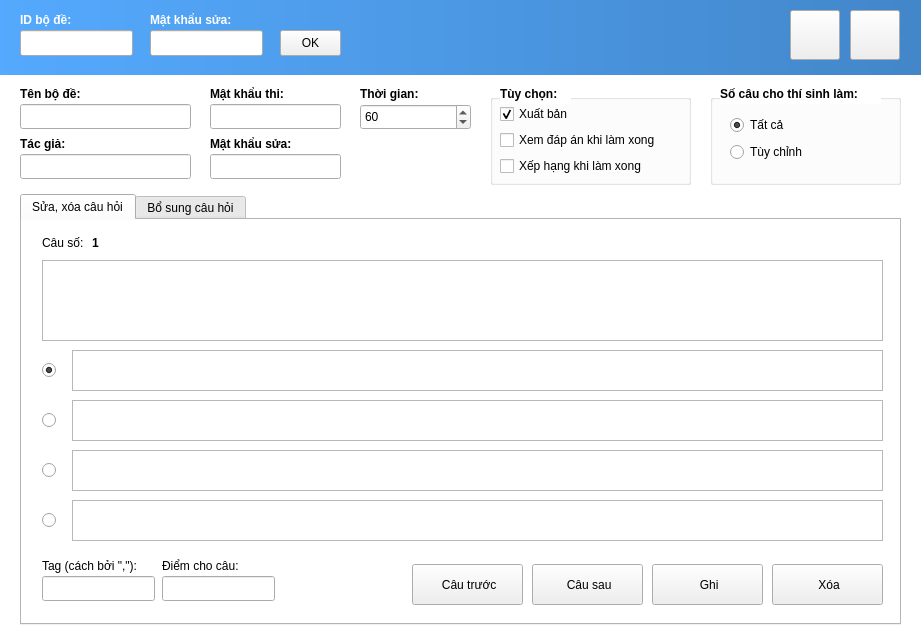
<?xml version="1.0" encoding="UTF-8"?>
<ui version="4.0">
 <class>FormChinhSua</class>
 <widget class="QWidget" name="FormChinhSua">
  <property name="geometry">
   <rect>
    <x>0</x>
    <y>0</y>
    <width>921</width>
    <height>642</height>
   </rect>
  </property>
  <property name="minimumSize">
   <size>
    <width>921</width>
    <height>642</height>
   </size>
  </property>
  <property name="maximumSize">
   <size>
    <width>921</width>
    <height>642</height>
   </size>
  </property>
  <property name="windowTitle">
   <string>Chỉnh sửa bộ đề</string>
  </property>
  <property name="windowIcon">
   <iconset resource="resources.qrc">
    <normaloff>:/img/icon/edit.ico</normaloff>:/img/icon/edit.ico</iconset>
  </property>
  <property name="styleSheet">
   <string notr="true">QWidget#FormChinhSua{
background-color: rgb(255, 255, 255);
}</string>
  </property>
  <widget class="QLabel" name="label">
   <property name="geometry">
    <rect>
     <x>20</x>
     <y>10</y>
     <width>91</width>
     <height>20</height>
    </rect>
   </property>
   <property name="text">
    <string>&lt;html&gt;&lt;head/&gt;&lt;body&gt;&lt;p&gt;&lt;span style=&quot; font-weight:600; color:#ffffff;&quot;&gt;ID bộ đề:&lt;/span&gt;&lt;/p&gt;&lt;/body&gt;&lt;/html&gt;</string>
   </property>
  </widget>
  <widget class="QLabel" name="label_2">
   <property name="geometry">
    <rect>
     <x>150</x>
     <y>10</y>
     <width>91</width>
     <height>20</height>
    </rect>
   </property>
   <property name="text">
    <string>&lt;html&gt;&lt;head/&gt;&lt;body&gt;&lt;p&gt;&lt;span style=&quot; font-weight:600; color:#ffffff;&quot;&gt;Mật khẩu sửa:&lt;/span&gt;&lt;/p&gt;&lt;/body&gt;&lt;/html&gt;</string>
   </property>
  </widget>
  <widget class="QLineEdit" name="txtPass">
   <property name="geometry">
    <rect>
     <x>150</x>
     <y>30</y>
     <width>113</width>
     <height>26</height>
    </rect>
   </property>
   <property name="echoMode">
    <enum>QLineEdit::Password</enum>
   </property>
  </widget>
  <widget class="QPushButton" name="btnCheck">
   <property name="geometry">
    <rect>
     <x>280</x>
     <y>30</y>
     <width>61</width>
     <height>26</height>
    </rect>
   </property>
   <property name="text">
    <string>OK</string>
   </property>
  </widget>
  <widget class="QLabel" name="label_8">
   <property name="geometry">
    <rect>
     <x>-20</x>
     <y>0</y>
     <width>1161</width>
     <height>75</height>
    </rect>
   </property>
   <property name="styleSheet">
    <string notr="true">background-color: qlineargradient(spread:pad, x1:0, y1:0, x2:1, y2:0, stop:0 rgba(85, 170, 255, 255), stop:1 rgba(62, 126, 189, 255));</string>
   </property>
   <property name="text">
    <string/>
   </property>
  </widget>
  <widget class="QFrame" name="frame">
   <property name="geometry">
    <rect>
     <x>20</x>
     <y>84</y>
     <width>891</width>
     <height>551</height>
    </rect>
   </property>
   <property name="frameShape">
    <enum>QFrame::NoFrame</enum>
   </property>
   <property name="frameShadow">
    <enum>QFrame::Raised</enum>
   </property>
   <widget class="QTabWidget" name="tabMain">
    <property name="enabled">
     <bool>true</bool>
    </property>
    <property name="geometry">
     <rect>
      <x>0</x>
      <y>110</y>
      <width>881</width>
      <height>431</height>
     </rect>
    </property>
    <property name="styleSheet">
     <string notr="true">QTabWidget#tabMain{
background-color: rgb(252, 252, 252);
}</string>
    </property>
    <property name="tabShape">
     <enum>QTabWidget::Rounded</enum>
    </property>
    <property name="currentIndex">
     <number>0</number>
    </property>
    <widget class="QWidget" name="tab">
     <attribute name="title">
      <string>Sửa, xóa câu hỏi</string>
     </attribute>
     <widget class="QRadioButton" name="optD">
      <property name="geometry">
       <rect>
        <x>20</x>
        <y>280</y>
        <width>31</width>
        <height>41</height>
       </rect>
      </property>
      <property name="text">
       <string/>
      </property>
     </widget>
     <widget class="QRadioButton" name="optC">
      <property name="geometry">
       <rect>
        <x>20</x>
        <y>230</y>
        <width>31</width>
        <height>41</height>
       </rect>
      </property>
      <property name="text">
       <string/>
      </property>
     </widget>
     <widget class="QLabel" name="lblSTT">
      <property name="geometry">
       <rect>
        <x>70</x>
        <y>10</y>
        <width>63</width>
        <height>26</height>
       </rect>
      </property>
      <property name="font">
       <font>
        <weight>75</weight>
        <bold>true</bold>
       </font>
      </property>
      <property name="text">
       <string>1</string>
      </property>
     </widget>
     <widget class="QRadioButton" name="optA">
      <property name="geometry">
       <rect>
        <x>20</x>
        <y>130</y>
        <width>31</width>
        <height>41</height>
       </rect>
      </property>
      <property name="text">
       <string/>
      </property>
      <property name="checked">
       <bool>true</bool>
      </property>
     </widget>
     <widget class="QLabel" name="label_3">
      <property name="geometry">
       <rect>
        <x>20</x>
        <y>10</y>
        <width>51</width>
        <height>26</height>
       </rect>
      </property>
      <property name="text">
       <string>Câu số:</string>
      </property>
     </widget>
     <widget class="QRadioButton" name="optB">
      <property name="geometry">
       <rect>
        <x>20</x>
        <y>180</y>
        <width>31</width>
        <height>41</height>
       </rect>
      </property>
      <property name="text">
       <string/>
      </property>
     </widget>
     <widget class="QPushButton" name="btnDelete">
      <property name="geometry">
       <rect>
        <x>750</x>
        <y>344</y>
        <width>111</width>
        <height>41</height>
       </rect>
      </property>
      <property name="styleSheet">
       <string notr="true"/>
      </property>
      <property name="text">
       <string> Xóa</string>
      </property>
      <property name="icon">
       <iconset resource="resources.qrc">
        <normaloff>:/img/icon/delete.png</normaloff>:/img/icon/delete.png</iconset>
      </property>
      <property name="iconSize">
       <size>
        <width>24</width>
        <height>24</height>
       </size>
      </property>
     </widget>
     <widget class="QPushButton" name="btnWrite">
      <property name="geometry">
       <rect>
        <x>630</x>
        <y>344</y>
        <width>111</width>
        <height>41</height>
       </rect>
      </property>
      <property name="text">
       <string> Ghi</string>
      </property>
      <property name="icon">
       <iconset resource="resources.qrc">
        <normaloff>:/img/icon/check.png</normaloff>:/img/icon/check.png</iconset>
      </property>
      <property name="iconSize">
       <size>
        <width>24</width>
        <height>24</height>
       </size>
      </property>
     </widget>
     <widget class="QPushButton" name="btnNext">
      <property name="geometry">
       <rect>
        <x>510</x>
        <y>344</y>
        <width>111</width>
        <height>41</height>
       </rect>
      </property>
      <property name="text">
       <string> Câu sau</string>
      </property>
      <property name="icon">
       <iconset resource="resources.qrc">
        <normaloff>:/img/icon/next.png</normaloff>:/img/icon/next.png</iconset>
      </property>
      <property name="iconSize">
       <size>
        <width>24</width>
        <height>24</height>
       </size>
      </property>
     </widget>
     <widget class="QPushButton" name="btnPre">
      <property name="geometry">
       <rect>
        <x>390</x>
        <y>344</y>
        <width>111</width>
        <height>41</height>
       </rect>
      </property>
      <property name="text">
       <string> Câu trước</string>
      </property>
      <property name="icon">
       <iconset resource="resources.qrc">
        <normaloff>:/img/icon/previous.png</normaloff>:/img/icon/previous.png</iconset>
      </property>
      <property name="iconSize">
       <size>
        <width>24</width>
        <height>24</height>
       </size>
      </property>
     </widget>
     <widget class="QLabel" name="label_7">
      <property name="geometry">
       <rect>
        <x>140</x>
        <y>336</y>
        <width>131</width>
        <height>20</height>
       </rect>
      </property>
      <property name="text">
       <string>Điểm cho câu:</string>
      </property>
     </widget>
     <widget class="QLabel" name="label_6">
      <property name="geometry">
       <rect>
        <x>20</x>
        <y>336</y>
        <width>131</width>
        <height>20</height>
       </rect>
      </property>
      <property name="text">
       <string>Tag (cách bởi &quot;,&quot;):</string>
      </property>
     </widget>
     <widget class="QLineEdit" name="txtTags">
      <property name="geometry">
       <rect>
        <x>20</x>
        <y>356</y>
        <width>113</width>
        <height>25</height>
       </rect>
      </property>
     </widget>
     <widget class="QLineEdit" name="txtScore">
      <property name="geometry">
       <rect>
        <x>140</x>
        <y>356</y>
        <width>113</width>
        <height>25</height>
       </rect>
      </property>
     </widget>
     <widget class="QTextEdit" name="txtCauHoi">
      <property name="geometry">
       <rect>
        <x>20</x>
        <y>40</y>
        <width>841</width>
        <height>81</height>
       </rect>
      </property>
     </widget>
     <widget class="QTextEdit" name="txtA">
      <property name="geometry">
       <rect>
        <x>50</x>
        <y>130</y>
        <width>811</width>
        <height>41</height>
       </rect>
      </property>
     </widget>
     <widget class="QTextEdit" name="txtB">
      <property name="geometry">
       <rect>
        <x>50</x>
        <y>180</y>
        <width>811</width>
        <height>41</height>
       </rect>
      </property>
     </widget>
     <widget class="QTextEdit" name="txtC">
      <property name="geometry">
       <rect>
        <x>50</x>
        <y>230</y>
        <width>811</width>
        <height>41</height>
       </rect>
      </property>
     </widget>
     <widget class="QTextEdit" name="txtD">
      <property name="geometry">
       <rect>
        <x>50</x>
        <y>280</y>
        <width>811</width>
        <height>41</height>
       </rect>
      </property>
     </widget>
    </widget>
    <widget class="QWidget" name="tab_2">
     <attribute name="title">
      <string>Bổ sung câu hỏi</string>
     </attribute>
     <widget class="QRadioButton" name="optA_2">
      <property name="geometry">
       <rect>
        <x>20</x>
        <y>130</y>
        <width>31</width>
        <height>41</height>
       </rect>
      </property>
      <property name="text">
       <string/>
      </property>
      <property name="checked">
       <bool>true</bool>
      </property>
     </widget>
     <widget class="QRadioButton" name="optB_2">
      <property name="geometry">
       <rect>
        <x>20</x>
        <y>180</y>
        <width>31</width>
        <height>41</height>
       </rect>
      </property>
      <property name="text">
       <string/>
      </property>
     </widget>
     <widget class="QRadioButton" name="optD_2">
      <property name="geometry">
       <rect>
        <x>20</x>
        <y>280</y>
        <width>31</width>
        <height>41</height>
       </rect>
      </property>
      <property name="text">
       <string/>
      </property>
     </widget>
     <widget class="QRadioButton" name="optC_2">
      <property name="geometry">
       <rect>
        <x>20</x>
        <y>230</y>
        <width>31</width>
        <height>41</height>
       </rect>
      </property>
      <property name="text">
       <string/>
      </property>
     </widget>
     <widget class="QPushButton" name="btnWrite_2">
      <property name="geometry">
       <rect>
        <x>750</x>
        <y>344</y>
        <width>111</width>
        <height>41</height>
       </rect>
      </property>
      <property name="text">
       <string> Ghi</string>
      </property>
      <property name="icon">
       <iconset resource="resources.qrc">
        <normaloff>:/img/icon/check.png</normaloff>:/img/icon/check.png</iconset>
      </property>
      <property name="iconSize">
       <size>
        <width>24</width>
        <height>24</height>
       </size>
      </property>
     </widget>
     <widget class="QLabel" name="label_4">
      <property name="geometry">
       <rect>
        <x>20</x>
        <y>10</y>
        <width>101</width>
        <height>26</height>
       </rect>
      </property>
      <property name="text">
       <string>Nhập câu hỏi:</string>
      </property>
     </widget>
     <widget class="QLabel" name="label_9">
      <property name="geometry">
       <rect>
        <x>20</x>
        <y>336</y>
        <width>131</width>
        <height>20</height>
       </rect>
      </property>
      <property name="text">
       <string>Tag (cách bởi &quot;,&quot;):</string>
      </property>
     </widget>
     <widget class="QLabel" name="label_10">
      <property name="geometry">
       <rect>
        <x>140</x>
        <y>336</y>
        <width>131</width>
        <height>20</height>
       </rect>
      </property>
      <property name="text">
       <string>Điểm cho câu:</string>
      </property>
     </widget>
     <widget class="QLineEdit" name="txtTags_2">
      <property name="geometry">
       <rect>
        <x>20</x>
        <y>356</y>
        <width>113</width>
        <height>25</height>
       </rect>
      </property>
     </widget>
     <widget class="QLineEdit" name="txtScore_2">
      <property name="geometry">
       <rect>
        <x>140</x>
        <y>356</y>
        <width>113</width>
        <height>25</height>
       </rect>
      </property>
     </widget>
     <widget class="QTextEdit" name="txtB_2">
      <property name="geometry">
       <rect>
        <x>50</x>
        <y>180</y>
        <width>811</width>
        <height>41</height>
       </rect>
      </property>
     </widget>
     <widget class="QTextEdit" name="txtD_2">
      <property name="geometry">
       <rect>
        <x>50</x>
        <y>280</y>
        <width>811</width>
        <height>41</height>
       </rect>
      </property>
     </widget>
     <widget class="QTextEdit" name="txtA_2">
      <property name="geometry">
       <rect>
        <x>50</x>
        <y>130</y>
        <width>811</width>
        <height>41</height>
       </rect>
      </property>
     </widget>
     <widget class="QTextEdit" name="txtCauHoi_2">
      <property name="geometry">
       <rect>
        <x>20</x>
        <y>40</y>
        <width>841</width>
        <height>81</height>
       </rect>
      </property>
     </widget>
     <widget class="QTextEdit" name="txtC_2">
      <property name="geometry">
       <rect>
        <x>50</x>
        <y>230</y>
        <width>811</width>
        <height>41</height>
       </rect>
      </property>
     </widget>
    </widget>
   </widget>
   <widget class="QLineEdit" name="txtName">
    <property name="geometry">
     <rect>
      <x>0</x>
      <y>20</y>
      <width>171</width>
      <height>25</height>
     </rect>
    </property>
   </widget>
   <widget class="QLineEdit" name="txtPassExam">
    <property name="geometry">
     <rect>
      <x>190</x>
      <y>20</y>
      <width>131</width>
      <height>25</height>
     </rect>
    </property>
   </widget>
   <widget class="QLabel" name="label_12">
    <property name="geometry">
     <rect>
      <x>340</x>
      <y>0</y>
      <width>81</width>
      <height>20</height>
     </rect>
    </property>
    <property name="text">
     <string>&lt;html&gt;&lt;head/&gt;&lt;body&gt;&lt;p&gt;&lt;span style=&quot; font-weight:600;&quot;&gt;Thời gian:&lt;/span&gt;&lt;/p&gt;&lt;/body&gt;&lt;/html&gt;</string>
    </property>
   </widget>
   <widget class="QSpinBox" name="spinTime">
    <property name="geometry">
     <rect>
      <x>340</x>
      <y>20</y>
      <width>111</width>
      <height>26</height>
     </rect>
    </property>
    <property name="minimum">
     <number>1</number>
    </property>
    <property name="maximum">
     <number>1000</number>
    </property>
    <property name="singleStep">
     <number>15</number>
    </property>
    <property name="value">
     <number>60</number>
    </property>
   </widget>
   <widget class="QLabel" name="label_13">
    <property name="geometry">
     <rect>
      <x>190</x>
      <y>0</y>
      <width>111</width>
      <height>20</height>
     </rect>
    </property>
    <property name="text">
     <string>&lt;html&gt;&lt;head/&gt;&lt;body&gt;&lt;p&gt;&lt;span style=&quot; font-weight:600;&quot;&gt;Mật khẩu thi:&lt;/span&gt;&lt;/p&gt;&lt;/body&gt;&lt;/html&gt;</string>
    </property>
   </widget>
   <widget class="QLabel" name="label_11">
    <property name="geometry">
     <rect>
      <x>0</x>
      <y>0</y>
      <width>81</width>
      <height>20</height>
     </rect>
    </property>
    <property name="text">
     <string>&lt;html&gt;&lt;head/&gt;&lt;body&gt;&lt;p&gt;&lt;span style=&quot; font-weight:600;&quot;&gt;Tên bộ đề:&lt;/span&gt;&lt;/p&gt;&lt;/body&gt;&lt;/html&gt;</string>
    </property>
   </widget>
   <widget class="QLabel" name="label_14">
    <property name="geometry">
     <rect>
      <x>190</x>
      <y>50</y>
      <width>101</width>
      <height>20</height>
     </rect>
    </property>
    <property name="text">
     <string>&lt;html&gt;&lt;head/&gt;&lt;body&gt;&lt;p&gt;&lt;span style=&quot; font-weight:600;&quot;&gt;Mật khẩu sửa:&lt;/span&gt;&lt;/p&gt;&lt;/body&gt;&lt;/html&gt;</string>
    </property>
   </widget>
   <widget class="QLineEdit" name="txtPassEdit">
    <property name="geometry">
     <rect>
      <x>190</x>
      <y>70</y>
      <width>131</width>
      <height>25</height>
     </rect>
    </property>
   </widget>
   <widget class="QLineEdit" name="txtAuthor">
    <property name="geometry">
     <rect>
      <x>0</x>
      <y>70</y>
      <width>171</width>
      <height>25</height>
     </rect>
    </property>
   </widget>
   <widget class="QLabel" name="label_15">
    <property name="geometry">
     <rect>
      <x>0</x>
      <y>50</y>
      <width>101</width>
      <height>20</height>
     </rect>
    </property>
    <property name="text">
     <string>&lt;html&gt;&lt;head/&gt;&lt;body&gt;&lt;p&gt;&lt;span style=&quot; font-weight:600;&quot;&gt;Tác giả:&lt;/span&gt;&lt;/p&gt;&lt;/body&gt;&lt;/html&gt;</string>
    </property>
   </widget>
   <widget class="QGroupBox" name="groupBox">
    <property name="geometry">
     <rect>
      <x>690</x>
      <y>10</y>
      <width>191</width>
      <height>91</height>
     </rect>
    </property>
    <property name="font">
     <font>
      <weight>75</weight>
      <bold>true</bold>
     </font>
    </property>
    <property name="title">
     <string/>
    </property>
    <widget class="QWidget" name="layoutWidget">
     <property name="geometry">
      <rect>
       <x>20</x>
       <y>20</y>
       <width>84</width>
       <height>51</height>
      </rect>
     </property>
     <layout class="QVBoxLayout" name="verticalLayout_2">
      <item>
       <widget class="QRadioButton" name="optAll">
        <property name="text">
         <string>Tất cả</string>
        </property>
        <property name="checked">
         <bool>true</bool>
        </property>
       </widget>
      </item>
      <item>
       <widget class="QRadioButton" name="optCustom">
        <property name="text">
         <string>Tùy chỉnh</string>
        </property>
       </widget>
      </item>
     </layout>
    </widget>
   </widget>
   <widget class="QGroupBox" name="groupBox_2">
    <property name="enabled">
     <bool>true</bool>
    </property>
    <property name="geometry">
     <rect>
      <x>470</x>
      <y>10</y>
      <width>201</width>
      <height>91</height>
     </rect>
    </property>
    <property name="font">
     <font>
      <weight>50</weight>
      <bold>false</bold>
     </font>
    </property>
    <property name="title">
     <string/>
    </property>
    <widget class="QWidget" name="layoutWidget">
     <property name="geometry">
      <rect>
       <x>10</x>
       <y>10</y>
       <width>174</width>
       <height>74</height>
      </rect>
     </property>
     <layout class="QVBoxLayout" name="verticalLayout">
      <item>
       <widget class="QCheckBox" name="chkSTT">
        <property name="text">
         <string>Xuất bản</string>
        </property>
        <property name="checkable">
         <bool>true</bool>
        </property>
        <property name="checked">
         <bool>true</bool>
        </property>
       </widget>
      </item>
      <item>
       <widget class="QCheckBox" name="chkShowAnswer">
        <property name="text">
         <string>Xem đáp án khi làm xong</string>
        </property>
        <property name="checkable">
         <bool>true</bool>
        </property>
        <property name="checked">
         <bool>false</bool>
        </property>
       </widget>
      </item>
      <item>
       <widget class="QCheckBox" name="chkRank">
        <property name="text">
         <string>Xếp hạng khi làm xong</string>
        </property>
        <property name="checkable">
         <bool>true</bool>
        </property>
        <property name="checked">
         <bool>false</bool>
        </property>
       </widget>
      </item>
     </layout>
    </widget>
   </widget>
   <widget class="QLabel" name="label_16">
    <property name="geometry">
     <rect>
      <x>480</x>
      <y>0</y>
      <width>71</width>
      <height>20</height>
     </rect>
    </property>
    <property name="styleSheet">
     <string notr="true">background-color: rgb(255, 255, 255);</string>
    </property>
    <property name="text">
     <string>&lt;html&gt;&lt;head/&gt;&lt;body&gt;&lt;p&gt;&lt;span style=&quot; font-weight:600;&quot;&gt;Tùy chọn:&lt;/span&gt;&lt;/p&gt;&lt;/body&gt;&lt;/html&gt;</string>
    </property>
   </widget>
   <widget class="QLabel" name="label_17">
    <property name="geometry">
     <rect>
      <x>700</x>
      <y>0</y>
      <width>161</width>
      <height>20</height>
     </rect>
    </property>
    <property name="styleSheet">
     <string notr="true">background-color: rgb(255, 255, 255);</string>
    </property>
    <property name="text">
     <string>&lt;html&gt;&lt;head/&gt;&lt;body&gt;&lt;p&gt;&lt;span style=&quot; font-weight:600;&quot;&gt;Số câu cho thí sinh làm:&lt;/span&gt;&lt;/p&gt;&lt;/body&gt;&lt;/html&gt;</string>
    </property>
    <property name="scaledContents">
     <bool>false</bool>
    </property>
   </widget>
  </widget>
  <widget class="QPushButton" name="btnExit">
   <property name="geometry">
    <rect>
     <x>850</x>
     <y>10</y>
     <width>50</width>
     <height>50</height>
    </rect>
   </property>
   <property name="toolTip">
    <string>Thoát</string>
   </property>
   <property name="text">
    <string/>
   </property>
   <property name="icon">
    <iconset resource="resources.qrc">
     <normaloff>:/img/icon/quit.png</normaloff>:/img/icon/quit.png</iconset>
   </property>
   <property name="iconSize">
    <size>
     <width>32</width>
     <height>32</height>
    </size>
   </property>
  </widget>
  <widget class="QPushButton" name="btnSave">
   <property name="enabled">
    <bool>true</bool>
   </property>
   <property name="geometry">
    <rect>
     <x>790</x>
     <y>10</y>
     <width>50</width>
     <height>50</height>
    </rect>
   </property>
   <property name="toolTip">
    <string>Lưu lại</string>
   </property>
   <property name="text">
    <string/>
   </property>
   <property name="icon">
    <iconset resource="resources.qrc">
     <normaloff>:/img/icon/save.png</normaloff>:/img/icon/save.png</iconset>
   </property>
   <property name="iconSize">
    <size>
     <width>32</width>
     <height>32</height>
    </size>
   </property>
  </widget>
  <widget class="QLineEdit" name="txtID">
   <property name="geometry">
    <rect>
     <x>20</x>
     <y>30</y>
     <width>113</width>
     <height>26</height>
    </rect>
   </property>
  </widget>
  <zorder>label_8</zorder>
  <zorder>label</zorder>
  <zorder>label_2</zorder>
  <zorder>txtPass</zorder>
  <zorder>btnCheck</zorder>
  <zorder>frame</zorder>
  <zorder>btnExit</zorder>
  <zorder>btnSave</zorder>
  <zorder>txtID</zorder>
 </widget>
 <resources>
  <include location="resources.qrc"/>
 </resources>
 <connections/>
</ui>
